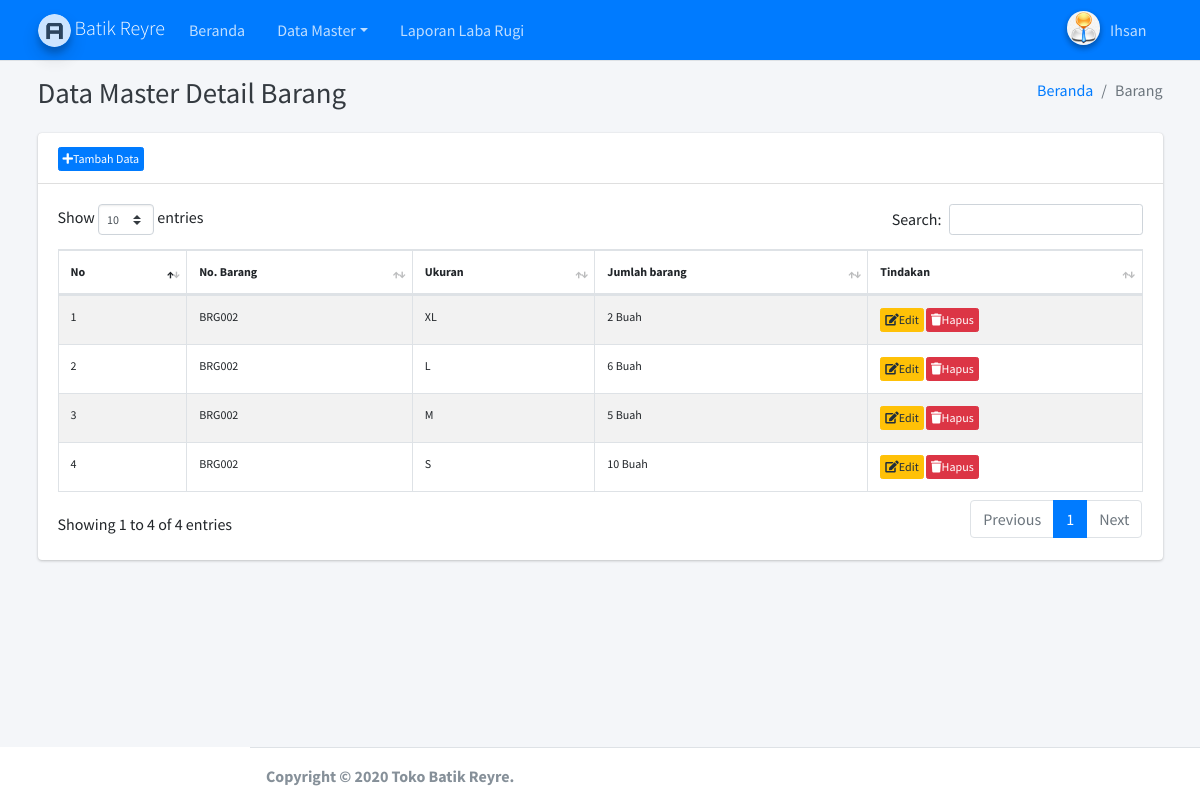
Screenshot of /paneladmin/admin.php?hlm=barang&aksi=detail&no_brg=BRG002 (signed in) with the database file from the repository.
### tables this page shows
CREATE TABLE `tbl_barang_detail` (
  `no_brg_detail` varchar(50) NOT NULL,
  `no_brg` varchar(50) NOT NULL,
  `ukuran` varchar(5) NOT NULL,
  `stok` int(100) NOT NULL
);

### paneladmin/site/barang/brg_detail/barang_detail.php (the view, shortened to what this page needs)
<?php
require_once'koneksi.php';
?>
<?php
if( empty( $_SESSION['id_user'] ) ){
	$_SESSION['err'] = '<strong>ERROR!</strong> Anda harus login terlebih dahulu.';
	header('Location: ./');
	die();
} else {
	if( isset( $_REQUEST['aksi2'] )){
		$aksi2 = $_REQUEST['aksi2'];
		switch($aksi2){
			case 'baru2':
				include 'barang_detail_baru.php';
				break;
			case 'edit2':
				include 'barang_detail_edit.php';
				break;
			case 'hapus2':
				include 'barang_detail_hapus.php';
				break;
		}
	} else {
	$no_brg = $_REQUEST['no_brg'];
?>
  <div class="content-wrapper">
    <div class="content-header">
      <div class="container">
        <div class="row mb-2">
          <div class="col-sm-6">
            <h1 class="m-0 text-dark"> Data Master Detail Barang</h1>
          </div>
          <div class="col-sm-6">
            <ol class="breadcrumb float-sm-right">
              <li class="breadcrumb-item"><a href="admin.php">Beranda</a></li>
              <li class="breadcrumb-item active">Barang</li>
            </ol>
          </div>
        </div>
      </div>
    </div>
<div class="content">
<div class="container">
<div class="row">
<div class="col-lg-12">
<div class="card">
	<div class="card-header">
		<div class="box pull-right">
			<a href="./admin.php?hlm=barang&aksi=detail&no_brg=<?php echo $no_brg; ?>&aksi2=baru2" type="button" class="btn btn-primary btn-xs"><i class="fas fa-plus nav-icon"></i>Tambah Data</a>
		</div>
	</div>
<div class="card-body">
<table id="example1" class="table table-bordered table-striped text-xs">
				 <thead>
				   <tr class="info">
					 <th>No</th>
					 <th>No. Barang</th>
					 <th>Ukuran</th>
					 <th>Jumlah barang</th>
					 <th>Tindakan</th>
				   </tr>
				 </thead>
<tbody>
<?php
if(!ISSET($_POST['submit'])){
$no_brg = $_REQUEST['no_brg'];
$sql2 = "SELECT * FROM tbl_barang_detail WHERE no_brg='$no_brg'";
$no2 = 0;
$query2 = mysqli_query($koneksi, $sql2);
while ($row2 = mysqli_fetch_array($query2)){
$no2++;
?>
<tr>
 <td><?php echo $no2; ?></td>
 <td><?php echo $row2['no_brg']; ?></td>
 <td><?php echo $row2['ukuran']; ?></td>
 <td><?php echo $row2['stok']; ?> Buah</td>
 <td>
		<a href="?hlm=barang&aksi=detail&no_brg=<?php echo $no_brg; ?>&aksi2=edit2&no_brg_detail=<?php echo $row2['no_brg_detail']; ?>" class="btn btn-warning btn-xs"><i class="fas fa-edit nav-icon"></i>Edit</a>
		<a href="?hlm=barang&aksi=detail&no_brg=<?php echo $no_brg; ?>&aksi2=hapus2&submit=yes&no_brg_detail=<?php echo $row2['no_brg_detail']; ?>" onclick="return konfirmasi()" class="btn btn-danger btn-xs"><i class="fas fa-trash nav-icon"></i>Hapus</a>
 </td>
</tr>
<?php } } ?>
<?php }} ?>
	</tbody>
</table>
            </div>
          </div>
        </div>
      </div>
	</div>
    </div>
	</div>

### rows the page displays
tbl_barang_detail: no_brg "BRG002", ukuran "XL", stok "2"
tbl_barang_detail: no_brg "BRG002", ukuran "L", stok "6"
tbl_barang_detail: no_brg "BRG002", ukuran "M", stok "5"
tbl_barang_detail: no_brg "BRG002", ukuran "S", stok "10"

### other values shown
$_SESSION['nm_admin'] "Ihsan"
